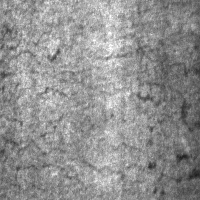
#> input picture NEU-DET/IMAGES/crazing_103.jpg, 200 x 200 px
$ python -i 'preprocessing (manual).py'   (imports and definitions only)
#> lines starting #> are read from the running program, lines starting #| are printed output that depends on the picture
import cv2
import numpy as np

def preprocess_image(img_path, size=(200, 200), edge=False):
    # Step 1: Load and convert to grayscale
#> called with img_path = '../NEU-DET/IMAGES/crazing_103.jpg', size = (200, 200), edge = False
    img = cv2.imread(img_path)
#> img is the input picture: shape (200, 200, 3); min 30, max 255, mean 144.8
    gray = cv2.cvtColor(img, cv2.COLOR_BGR2GRAY)

    # Step 2: Apply CLAHE for contrast enhancement
    clahe = cv2.createCLAHE(clipLimit=2.0, tileGridSize=(8, 8))
    enhanced = clahe.apply(gray)
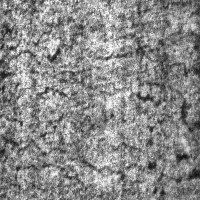
#> enhanced: shape (200, 200); min 17, max 255, mean 137.6

    # Step 3: (Optional) Add edge information
    if edge:
        edges = cv2.Canny(enhanced, 100, 200)
        # Stack enhanced + edges as 2-channel input
        stacked = np.stack([enhanced, edges], axis=-1)
        # Resize to desired shape
        resized = cv2.resize(stacked, size)
        # Normalize to 0–1
        normalized = resized / 255.0
        return normalized
    else:
        # Resize and normalize just the CLAHE-enhanced grayscale
        resized = cv2.resize(enhanced, size)
        normalized = resized / 255.0
        # Stack into 3 channels if needed for pre-trained models
        return np.stack([normalized]*3, axis=-1)

>>> result = preprocess_image('../NEU-DET/IMAGES/crazing_103.jpg')

$ run again, on NEU-DET/IMAGES/crazing_166.jpg
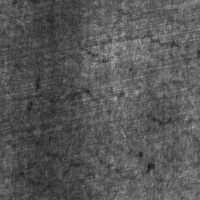
#> input picture NEU-DET/IMAGES/crazing_166.jpg, 200 x 200 px
#> in preprocess_image, img is the input picture: shape (200, 200, 3); min 27, max 181, mean 86.6
#> in preprocess_image, `enhanced = clahe.apply(gray)`:
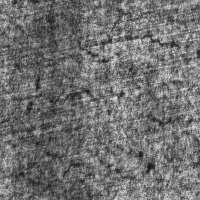
#> enhanced: shape (200, 200); min 21, max 218, mean 112.1

$ run again, on NEU-DET/IMAGES/crazing_202.jpg
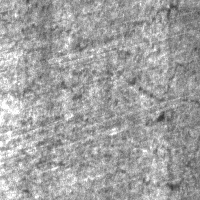
#> input picture NEU-DET/IMAGES/crazing_202.jpg, 200 x 200 px
#> in preprocess_image, img is the input picture: shape (200, 200, 3); min 46, max 255, mean 161.5
#> in preprocess_image, `enhanced = clahe.apply(gray)`:
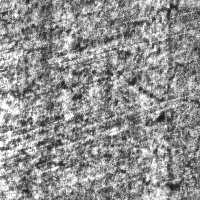
#> enhanced: shape (200, 200); min 20, max 255, mean 144.3

$ run again, on NEU-DET/IMAGES/crazing_208.jpg
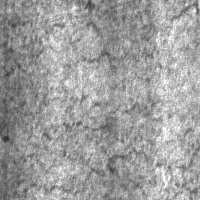
#> input picture NEU-DET/IMAGES/crazing_208.jpg, 200 x 200 px
#> in preprocess_image, img is the input picture: shape (200, 200, 3); min 41, max 255, mean 157.6
#> in preprocess_image, `enhanced = clahe.apply(gray)`:
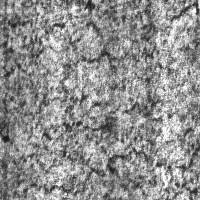
#> enhanced: shape (200, 200); min 18, max 255, mean 143.5
